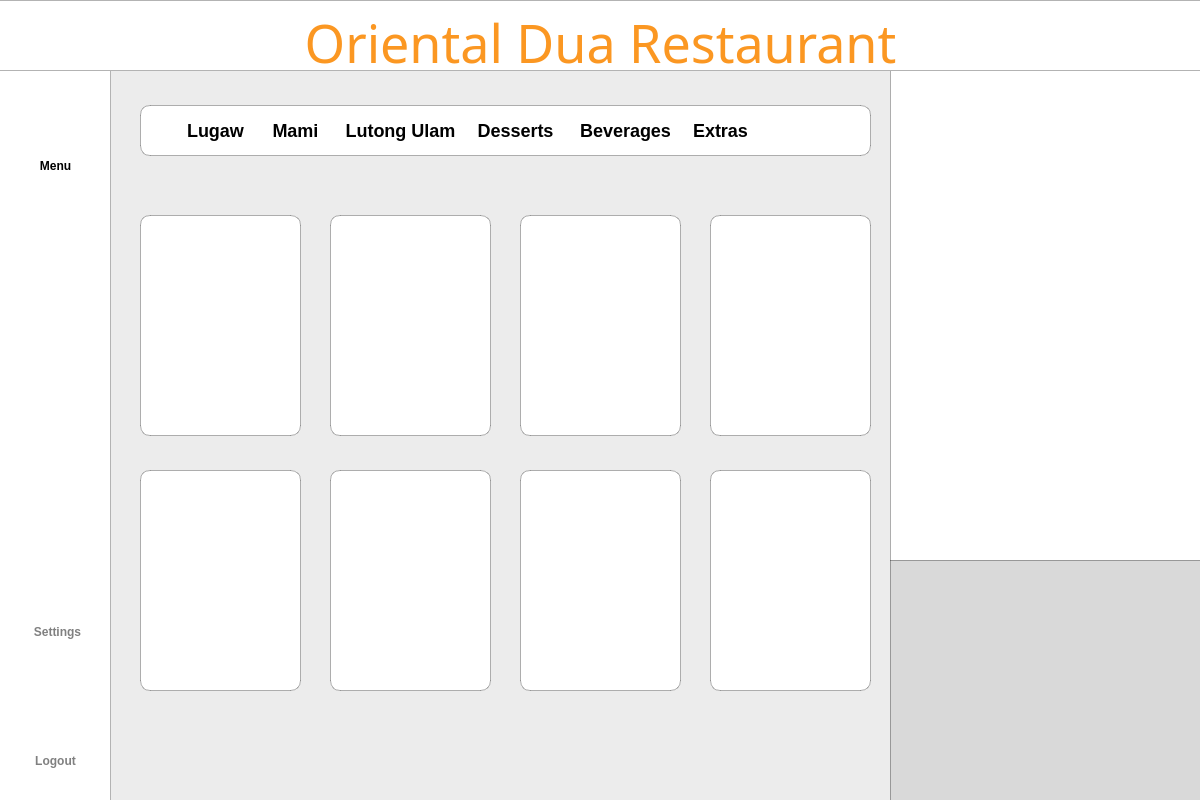
<?xml version="1.0" encoding="UTF-8"?>
<ui version="4.0">
 <class>Dialog</class>
 <widget class="QDialog" name="Dialog">
  <property name="geometry">
   <rect>
    <x>0</x>
    <y>0</y>
    <width>1200</width>
    <height>800</height>
   </rect>
  </property>
  <property name="windowTitle">
   <string>Dialog</string>
  </property>
  <widget class="QWidget" name="bgwidget" native="true">
   <property name="geometry">
    <rect>
     <x>0</x>
     <y>0</y>
     <width>1211</width>
     <height>801</height>
    </rect>
   </property>
   <property name="layoutDirection">
    <enum>Qt::LeftToRight</enum>
   </property>
   <property name="styleSheet">
    <string notr="true">QWidget#bgwidget{background-color: rgb(236, 236, 236);}

</string>
   </property>
   <widget class="QLabel" name="sidebar">
    <property name="geometry">
     <rect>
      <x>-10</x>
      <y>-30</y>
      <width>121</width>
      <height>891</height>
     </rect>
    </property>
    <property name="styleSheet">
     <string notr="true">background-color: rgb(255, 255, 255);
border: 1px solid rgba(0, 0, 0, 0.3);  </string>
    </property>
    <property name="text">
     <string/>
    </property>
   </widget>
   <widget class="QLabel" name="titlebar">
    <property name="geometry">
     <rect>
      <x>-2</x>
      <y>0</y>
      <width>1204</width>
      <height>71</height>
     </rect>
    </property>
    <property name="styleSheet">
     <string notr="true">background-color: rgb(255, 255, 255);
border: 1px solid rgba(0, 0, 0, 0.3);  </string>
    </property>
    <property name="text">
     <string/>
    </property>
   </widget>
   <widget class="QLabel" name="whitebg">
    <property name="geometry">
     <rect>
      <x>140</x>
      <y>105</y>
      <width>731</width>
      <height>51</height>
     </rect>
    </property>
    <property name="styleSheet">
     <string notr="true">background-color: rgb(255, 255, 255);
border: 1px solid rgba(0, 0, 0, 0.3);  
border-radius: 10px;  </string>
    </property>
    <property name="text">
     <string/>
    </property>
   </widget>
   <widget class="QLabel" name="title">
    <property name="geometry">
     <rect>
      <x>0</x>
      <y>10</y>
      <width>1201</width>
      <height>71</height>
     </rect>
    </property>
    <property name="styleSheet">
     <string notr="true">QLabel#title{
	color: #FB9722;
    font-family: Sacramento;
    font-size: 52px;
    font-weight: 400;
    padding-bottom: 5px;
    text-align: center;
}</string>
    </property>
    <property name="text">
     <string>Oriental Dua Restaurant</string>
    </property>
    <property name="alignment">
     <set>Qt::AlignCenter</set>
    </property>
    <property name="wordWrap">
     <bool>true</bool>
    </property>
   </widget>
   <widget class="QLabel" name="userlistlabel">
    <property name="geometry">
     <rect>
      <x>180</x>
      <y>115</y>
      <width>71</width>
      <height>30</height>
     </rect>
    </property>
    <property name="styleSheet">
     <string notr="true">QLabel{
    color: #000000;
    font-family: 'Inter';
    font-size: 18px;
    font-weight: 500;
}</string>
    </property>
    <property name="text">
     <string>Lugaw</string>
    </property>
    <property name="alignment">
     <set>Qt::AlignCenter</set>
    </property>
   </widget>
   <widget class="QLabel" name="whitebg_2">
    <property name="geometry">
     <rect>
      <x>140</x>
      <y>215</y>
      <width>161</width>
      <height>221</height>
     </rect>
    </property>
    <property name="styleSheet">
     <string notr="true">background-color: rgb(255, 255, 255);
border: 1px solid rgba(0, 0, 0, 0.3);  
border-radius: 10px;  </string>
    </property>
    <property name="text">
     <string/>
    </property>
   </widget>
   <widget class="QLabel" name="whitebg_3">
    <property name="geometry">
     <rect>
      <x>330</x>
      <y>215</y>
      <width>161</width>
      <height>221</height>
     </rect>
    </property>
    <property name="styleSheet">
     <string notr="true">background-color: rgb(255, 255, 255);
border: 1px solid rgba(0, 0, 0, 0.3);  
border-radius: 10px;  </string>
    </property>
    <property name="text">
     <string/>
    </property>
   </widget>
   <widget class="QLabel" name="whitebg_4">
    <property name="geometry">
     <rect>
      <x>520</x>
      <y>215</y>
      <width>161</width>
      <height>221</height>
     </rect>
    </property>
    <property name="styleSheet">
     <string notr="true">background-color: rgb(255, 255, 255);
border: 1px solid rgba(0, 0, 0, 0.3);  
border-radius: 10px;  </string>
    </property>
    <property name="text">
     <string/>
    </property>
   </widget>
   <widget class="QLabel" name="whitebg_6">
    <property name="geometry">
     <rect>
      <x>710</x>
      <y>215</y>
      <width>161</width>
      <height>221</height>
     </rect>
    </property>
    <property name="styleSheet">
     <string notr="true">background-color: rgb(255, 255, 255);
border: 1px solid rgba(0, 0, 0, 0.3);  
border-radius: 10px;  </string>
    </property>
    <property name="text">
     <string/>
    </property>
   </widget>
   <widget class="QLabel" name="whitebg_5">
    <property name="geometry">
     <rect>
      <x>140</x>
      <y>470</y>
      <width>161</width>
      <height>221</height>
     </rect>
    </property>
    <property name="styleSheet">
     <string notr="true">background-color: rgb(255, 255, 255);
border: 1px solid rgba(0, 0, 0, 0.3);  
border-radius: 10px;  </string>
    </property>
    <property name="text">
     <string/>
    </property>
   </widget>
   <widget class="QLabel" name="whitebg_7">
    <property name="geometry">
     <rect>
      <x>330</x>
      <y>470</y>
      <width>161</width>
      <height>221</height>
     </rect>
    </property>
    <property name="styleSheet">
     <string notr="true">background-color: rgb(255, 255, 255);
border: 1px solid rgba(0, 0, 0, 0.3);  
border-radius: 10px;  </string>
    </property>
    <property name="text">
     <string/>
    </property>
   </widget>
   <widget class="QLabel" name="whitebg_8">
    <property name="geometry">
     <rect>
      <x>520</x>
      <y>470</y>
      <width>161</width>
      <height>221</height>
     </rect>
    </property>
    <property name="styleSheet">
     <string notr="true">background-color: rgb(255, 255, 255);
border: 1px solid rgba(0, 0, 0, 0.3);  
border-radius: 10px;  </string>
    </property>
    <property name="text">
     <string/>
    </property>
   </widget>
   <widget class="QLabel" name="whitebg_9">
    <property name="geometry">
     <rect>
      <x>710</x>
      <y>470</y>
      <width>161</width>
      <height>221</height>
     </rect>
    </property>
    <property name="styleSheet">
     <string notr="true">background-color: rgb(255, 255, 255);
border: 1px solid rgba(0, 0, 0, 0.3);  
border-radius: 10px;  </string>
    </property>
    <property name="text">
     <string/>
    </property>
   </widget>
   <widget class="QLabel" name="whitebg_10">
    <property name="geometry">
     <rect>
      <x>890</x>
      <y>50</y>
      <width>311</width>
      <height>761</height>
     </rect>
    </property>
    <property name="styleSheet">
     <string notr="true">background-color: rgb(255, 255, 255);
border: 1px solid rgba(0, 0, 0, 0.3);  
border-radius: 10px;  </string>
    </property>
    <property name="text">
     <string/>
    </property>
   </widget>
   <widget class="QLabel" name="whitebg_11">
    <property name="geometry">
     <rect>
      <x>890</x>
      <y>560</y>
      <width>311</width>
      <height>261</height>
     </rect>
    </property>
    <property name="styleSheet">
     <string notr="true">background-color:#D9D9D9;
border: 1px solid rgba(0, 0, 0, 0.3);  
</string>
    </property>
    <property name="text">
     <string/>
    </property>
   </widget>
   <widget class="QLabel" name="userlistlabel_2">
    <property name="geometry">
     <rect>
      <x>260</x>
      <y>115</y>
      <width>71</width>
      <height>30</height>
     </rect>
    </property>
    <property name="styleSheet">
     <string notr="true">QLabel{
    color: #000000;
    font-family: 'Inter';
    font-size: 18px;
    font-weight: 500;
}</string>
    </property>
    <property name="text">
     <string>Mami</string>
    </property>
    <property name="alignment">
     <set>Qt::AlignCenter</set>
    </property>
   </widget>
   <widget class="QLabel" name="userlistlabel_3">
    <property name="geometry">
     <rect>
      <x>340</x>
      <y>115</y>
      <width>121</width>
      <height>30</height>
     </rect>
    </property>
    <property name="styleSheet">
     <string notr="true">QLabel{
    color: #000000;
    font-family: 'Inter';
    font-size: 18px;
    font-weight: 500;
}</string>
    </property>
    <property name="text">
     <string>Lutong Ulam</string>
    </property>
    <property name="alignment">
     <set>Qt::AlignCenter</set>
    </property>
   </widget>
   <widget class="QLabel" name="userlistlabel_4">
    <property name="geometry">
     <rect>
      <x>470</x>
      <y>115</y>
      <width>91</width>
      <height>30</height>
     </rect>
    </property>
    <property name="styleSheet">
     <string notr="true">QLabel{
    color: #000000;
    font-family: 'Inter';
    font-size: 18px;
    font-weight: 500;
}</string>
    </property>
    <property name="text">
     <string>Desserts</string>
    </property>
    <property name="alignment">
     <set>Qt::AlignCenter</set>
    </property>
   </widget>
   <widget class="QLabel" name="userlistlabel_5">
    <property name="geometry">
     <rect>
      <x>570</x>
      <y>115</y>
      <width>111</width>
      <height>30</height>
     </rect>
    </property>
    <property name="styleSheet">
     <string notr="true">QLabel{
    color: #000000;
    font-family: 'Inter';
    font-size: 18px;
    font-weight: 500;
}</string>
    </property>
    <property name="text">
     <string>Beverages</string>
    </property>
    <property name="alignment">
     <set>Qt::AlignCenter</set>
    </property>
   </widget>
   <widget class="QLabel" name="userlistlabel_6">
    <property name="geometry">
     <rect>
      <x>680</x>
      <y>115</y>
      <width>81</width>
      <height>30</height>
     </rect>
    </property>
    <property name="styleSheet">
     <string notr="true">QLabel{
    color: #000000;
    font-family: 'Inter';
    font-size: 18px;
    font-weight: 500;
}</string>
    </property>
    <property name="text">
     <string>Extras</string>
    </property>
    <property name="alignment">
     <set>Qt::AlignCenter</set>
    </property>
   </widget>
   <widget class="QPushButton" name="menubtn">
    <property name="geometry">
     <rect>
      <x>10</x>
      <y>150</y>
      <width>91</width>
      <height>31</height>
     </rect>
    </property>
    <property name="styleSheet">
     <string notr="true">QPushButton#menubtn{
    color: rgba(0,0,0, 1);
    font-family: 'Roboto';
    font-size: 12px;
    font-weight: 500;
	border:none;
}
</string>
    </property>
    <property name="text">
     <string>Menu</string>
    </property>
   </widget>
   <widget class="QLabel" name="menuIcon">
    <property name="geometry">
     <rect>
      <x>40</x>
      <y>120</y>
      <width>30</width>
      <height>30</height>
     </rect>
    </property>
    <property name="minimumSize">
     <size>
      <width>30</width>
      <height>30</height>
     </size>
    </property>
    <property name="maximumSize">
     <size>
      <width>35</width>
      <height>35</height>
     </size>
    </property>
    <property name="styleSheet">
     <string notr="true">QLabel#Pmanagementbtn{
    color: rgba(0,0,0, 0.5);
    font-family: 'Roboto';
    font-size: 11px;
    font-weight: 300;
}</string>
    </property>
    <property name="text">
     <string/>
    </property>
    <property name="pixmap">
     <pixmap resource="../resource.qrc">:/icon/icons/menu.png</pixmap>
    </property>
    <property name="scaledContents">
     <bool>true</bool>
    </property>
    <property name="alignment">
     <set>Qt::AlignCenter</set>
    </property>
   </widget>
   <widget class="QLabel" name="logoutIcon">
    <property name="geometry">
     <rect>
      <x>39</x>
      <y>715</y>
      <width>35</width>
      <height>35</height>
     </rect>
    </property>
    <property name="minimumSize">
     <size>
      <width>35</width>
      <height>35</height>
     </size>
    </property>
    <property name="maximumSize">
     <size>
      <width>35</width>
      <height>35</height>
     </size>
    </property>
    <property name="styleSheet">
     <string notr="true">QLabel#Pmanagementbtn{
    color: rgba(0,0,0, 0.5);
    font-family: 'Roboto';
    font-size: 11px;
    font-weight: 300;
}</string>
    </property>
    <property name="text">
     <string/>
    </property>
    <property name="pixmap">
     <pixmap resource="../resource.qrc">:/icon/icons/shutdown.png</pixmap>
    </property>
    <property name="scaledContents">
     <bool>true</bool>
    </property>
    <property name="alignment">
     <set>Qt::AlignCenter</set>
    </property>
   </widget>
   <widget class="QPushButton" name="logoutbtn">
    <property name="geometry">
     <rect>
      <x>20</x>
      <y>740</y>
      <width>71</width>
      <height>41</height>
     </rect>
    </property>
    <property name="styleSheet">
     <string notr="true">QPushButton#logoutbtn{
    color: rgba(0,0,0, 0.5);
    font-family: 'Roboto';
    font-size: 12px;
    font-weight: 500;
	border:none;
}
</string>
    </property>
    <property name="text">
     <string>Logout</string>
    </property>
   </widget>
   <widget class="QPushButton" name="settingsbtn">
    <property name="geometry">
     <rect>
      <x>20</x>
      <y>620</y>
      <width>75</width>
      <height>23</height>
     </rect>
    </property>
    <property name="styleSheet">
     <string notr="true">QPushButton#settingsbtn{
    color: rgba(0,0,0, 0.5);
    font-family: 'Roboto';
    font-size: 12px;
    font-weight: 500;
	border:none;
}
</string>
    </property>
    <property name="text">
     <string>Settings</string>
    </property>
   </widget>
   <widget class="QLabel" name="settingIcon">
    <property name="geometry">
     <rect>
      <x>38</x>
      <y>580</y>
      <width>35</width>
      <height>35</height>
     </rect>
    </property>
    <property name="minimumSize">
     <size>
      <width>35</width>
      <height>35</height>
     </size>
    </property>
    <property name="maximumSize">
     <size>
      <width>35</width>
      <height>35</height>
     </size>
    </property>
    <property name="styleSheet">
     <string notr="true">QLabel#Pmanagementbtn{
    color: rgba(0,0,0, 0.5);
    font-family: 'Roboto';
    font-size: 11px;
    font-weight: 300;
}</string>
    </property>
    <property name="text">
     <string/>
    </property>
    <property name="pixmap">
     <pixmap resource="../resource.qrc">:/icon/icons/settings.png</pixmap>
    </property>
    <property name="scaledContents">
     <bool>true</bool>
    </property>
    <property name="alignment">
     <set>Qt::AlignCenter</set>
    </property>
   </widget>
   <zorder>whitebg_10</zorder>
   <zorder>sidebar</zorder>
   <zorder>titlebar</zorder>
   <zorder>whitebg</zorder>
   <zorder>title</zorder>
   <zorder>userlistlabel</zorder>
   <zorder>whitebg_2</zorder>
   <zorder>whitebg_3</zorder>
   <zorder>whitebg_4</zorder>
   <zorder>whitebg_6</zorder>
   <zorder>whitebg_5</zorder>
   <zorder>whitebg_7</zorder>
   <zorder>whitebg_8</zorder>
   <zorder>whitebg_9</zorder>
   <zorder>whitebg_11</zorder>
   <zorder>userlistlabel_2</zorder>
   <zorder>userlistlabel_3</zorder>
   <zorder>userlistlabel_4</zorder>
   <zorder>userlistlabel_5</zorder>
   <zorder>userlistlabel_6</zorder>
   <zorder>menubtn</zorder>
   <zorder>menuIcon</zorder>
   <zorder>logoutIcon</zorder>
   <zorder>logoutbtn</zorder>
   <zorder>settingsbtn</zorder>
   <zorder>settingIcon</zorder>
  </widget>
 </widget>
 <resources>
  <include location="../resource.qrc"/>
 </resources>
 <connections/>
</ui>
